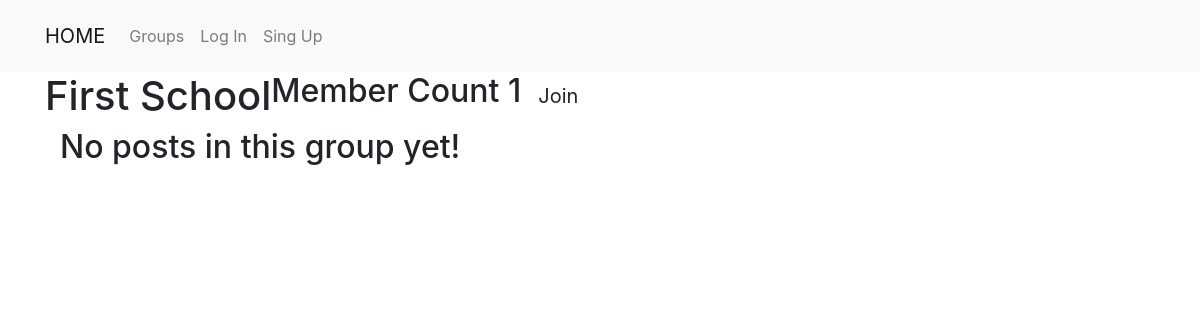
Before: /groups/posts/in/first-school with the older database file.
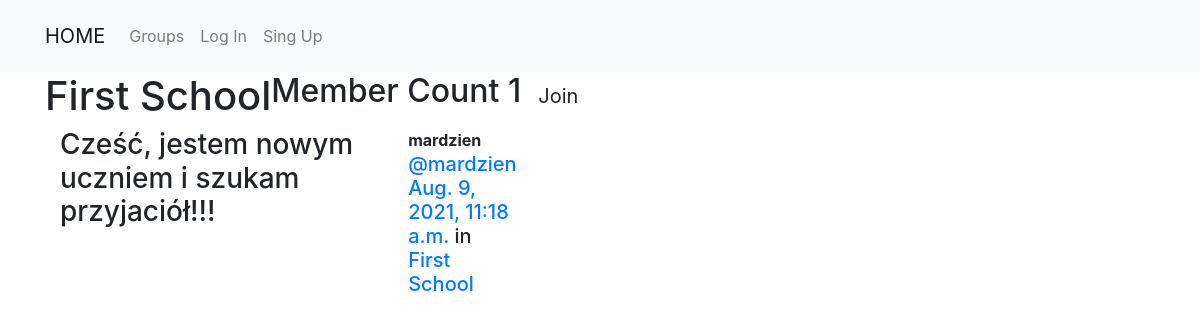
After: the same page with the newer database file.
### groups/models.py (models this page shows, shortened)
class Group(models.Model):
    name = models.CharField(max_length=255)
    slug = models.SlugField(allow_unicode=True, unique=True)
    description = models.TextField(blank=True, default='')
    description_html = models.TextField(editable=False, default='', blank=True)
    members = models.ManyToManyField(User, through='GroupMember')
    class Meta:
        ordering = ['name']

### posts/models.py (models this page shows, shortened)
class Post(models.Model):
    user = models.ForeignKey(User, related_name='posts', on_delete=models.CASCADE)
    created_at = models.DateTimeField(auto_now=True)
    message = models.TextField()
    group = models.ForeignKey(Group, related_name='posts', null=True, blank=True, on_delete=models.CASCADE)
    class Meta:
        ordering = ['-created_at']
        unique_together = ['user', 'message']

### groups/views.py (the view)
# urls.py: path('posts/in/<slug:slug>', views.SingleGroup.as_view(), name='single'),
class SingleGroup(generic.DetailView):
    model = Group

### groups/templates/groups/group_detail.html
{% extends 'groups/group_base.html' %}
{% block pregroup %}
<h1>{{ group.name }}</h1>
<h2>Member Count {{ group.members.count }}</h2>
<div class="content">
    {% if user in group.members.all %}
        <a href="{% url 'groups:leave' slug=group.slug %}" class="btn btn-lg btn-fill btn-warning">
            <span class="glyphicon glyphicon-remove-circle">Leave</span>
        </a>
    {% else %}
        <a href="{% url 'groups:join' slug=group.slug %}" class="btn btn-lg btn-fill btn-default">
            <span class="glyphicon glyphicon-ok-circle">Join</span>
        </a>
    {% endif %}
</div>
{% endblock pregroup %}
{% block group_content %}
    <div class="col-md-8">
        {% if group.posts.count == 0 %}
            <h2>No posts in this group yet!</h2>
        {% else %}
            {% for post in group.posts.all %}
                {% include 'posts/_post.html' %}
            {% endfor %}
        {% endif %}
    </div>
{% endblock group_content %}

### groups/templates/groups/group_base.html (shortened to what this page needs)
{% extends 'base.html' %}
{% block content %}
    <div class="container">
        <div class="row">
            {% block pregroup %}{% endblock pregroup %}
            {% block group_content %}{% endblock group_content %}
        </div>
    </div>
{% endblock content %}

### templates/base.html (shortened to what this page needs)
<!DOCTYPE html>
{% load static %}
<html lang="en">
<head>
    <link rel="stylesheet" href="https://stackpath.bootstrapcdn.com/bootstrap/4.3.1/css/bootstrap.min.css">
    <link rel="stylesheet" href="{% static 'css/master.css' %}">
</head>
<body>
    <nav class="navbar navbar-expand-lg navbar-light bg-light techfont custom-navbar">
        <div class="container">
            <div class="collapse navbar-collapse">
                <a class="navbar-brand bigbrand" href="{% url 'home' %}">HOME</a>
                <ul class="navbar navbar-nav navbar-right">
                    {% if user.is_authenticated %}
                        <li class="nav-item"><a class="nav-link" href="{% url 'posts:create' %}">Post</a> </li>
                        <li class="nav-item"><a class="nav-link" href="{% url 'groups:all' %}">Groups</a> </li>
                        <li class="nav-item"><a class="nav-link" href="{% url 'groups:create' %}">Create Group</a> </li>
                        <li class="nav-item"><a class="nav-link" href="{% url 'accounts:logout' %}">Log Out</a> </li>
                        <li class="nav-item">Hello {{ user.username }}</li>
                    {% else %}
                        <li class="nav-item"><a class="nav-link" href="{% url 'groups:all' %}">Groups</span></a></li>
                        <li class="nav-item"><a class="nav-link" href="{% url 'accounts:login' %}">Log In</span></a></li>
                        <li class="nav-item"><a class="nav-link" href="{% url 'accounts:singup' %}">Sing Up</span></a></li>
                    {% endif %}
                </ul>
            </div>
        </div>
    </nav>
    <div class="container content">
        <div class="row">
            <div class="col-md-8">
                {% block content %}
                {% endblock %}
            </div>
        </div>
    </div>
</body>
</html>

### posts/templates/posts/_post.html (shortened to what this page needs)
<div class="post media">
	<h3>{{ post.message|safe }}</h3>
	<div class="media-body">
		<strong>{{ post.user.username }}</strong>
		<h5 class="media-heading">
			<span class="username"><a href="{% url 'posts:for_user' username=post.user.username %}">@{{ post.user.username }}</a></span>
			<time class="time"><a href="{% url 'posts:single' username=post.user.username pk=post.pk %}">{{ post.created_at }}</a></time>
			{% if post.group %}
			<span class="group-name">in <a href="#">{{ post.group.name }}</a></span>
			{% endif %}
		</h5>
	</div>
</div>

### static/css/master.css (style rules this page uses)
.bigbrand { color: rgb(34, 8, 185); }

Changed rows visible on the page:
added Post: message "Cześć, jestem nowym uczniem i szukam przyjaciół!!!", user.username "mardzien", created_at "Aug. 9, 2021, 11:18 a.m.", group.name "First School"
Other visible differences:
text no longer shown: "No posts in this group yet!"
